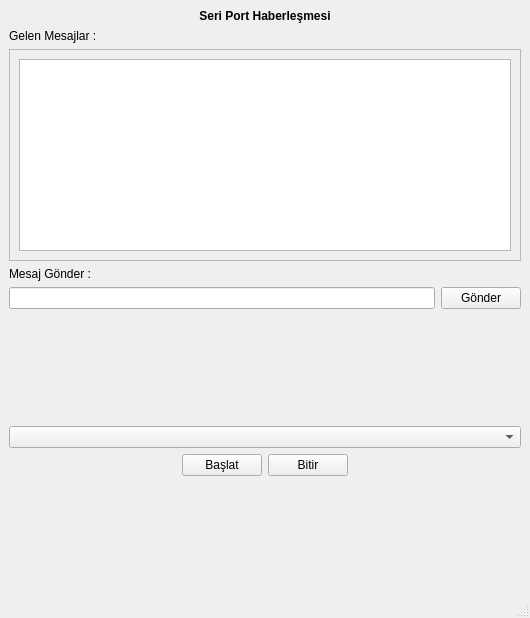
<?xml version="1.0" encoding="UTF-8"?>
<ui version="4.0">
 <class>MainWindow</class>
 <widget class="QMainWindow" name="MainWindow">
  <property name="geometry">
   <rect>
    <x>0</x>
    <y>0</y>
    <width>530</width>
    <height>618</height>
   </rect>
  </property>
  <property name="windowTitle">
   <string>MainWindow</string>
  </property>
  <widget class="QWidget" name="centralwidget">
   <layout class="QVBoxLayout" name="verticalLayout_2">
    <item>
     <layout class="QVBoxLayout" name="verticalLayout" stretch="0,0,0,0,0,0,0,0,0">
      <item>
       <widget class="QLabel" name="label">
        <property name="font">
         <font>
          <bold>true</bold>
         </font>
        </property>
        <property name="text">
         <string>Seri Port Haberleşmesi</string>
        </property>
        <property name="alignment">
         <set>Qt::AlignCenter</set>
        </property>
       </widget>
      </item>
      <item>
       <widget class="QLabel" name="label_2">
        <property name="text">
         <string>Gelen Mesajlar :</string>
        </property>
       </widget>
      </item>
      <item>
       <widget class="QScrollArea" name="scrollArea">
        <property name="widgetResizable">
         <bool>true</bool>
        </property>
        <widget class="QWidget" name="scrollAreaWidgetContents">
         <property name="geometry">
          <rect>
           <x>0</x>
           <y>0</y>
           <width>508</width>
           <height>123</height>
          </rect>
         </property>
         <layout class="QVBoxLayout" name="verticalLayout_3">
          <item>
           <widget class="QPlainTextEdit" name="plainTextEdit"/>
          </item>
         </layout>
        </widget>
       </widget>
      </item>
      <item>
       <widget class="QLabel" name="label_3">
        <property name="text">
         <string>Mesaj Gönder : </string>
        </property>
       </widget>
      </item>
      <item>
       <layout class="QHBoxLayout" name="horizontalLayout">
        <item>
         <widget class="QLineEdit" name="lineEdit_message"/>
        </item>
        <item>
         <widget class="QPushButton" name="btn_send">
          <property name="text">
           <string>Gönder</string>
          </property>
         </widget>
        </item>
       </layout>
      </item>
      <item>
       <spacer name="verticalSpacer">
        <property name="orientation">
         <enum>Qt::Vertical</enum>
        </property>
        <property name="sizeHint" stdset="0">
         <size>
          <width>20</width>
          <height>40</height>
         </size>
        </property>
       </spacer>
      </item>
      <item>
       <widget class="QComboBox" name="comboBox_ports"/>
      </item>
      <item>
       <layout class="QHBoxLayout" name="horizontalLayout_2">
        <item>
         <spacer name="horizontalSpacer">
          <property name="orientation">
           <enum>Qt::Horizontal</enum>
          </property>
          <property name="sizeHint" stdset="0">
           <size>
            <width>40</width>
            <height>20</height>
           </size>
          </property>
         </spacer>
        </item>
        <item>
         <widget class="QPushButton" name="btn_start">
          <property name="text">
           <string>Başlat</string>
          </property>
         </widget>
        </item>
        <item>
         <widget class="QPushButton" name="btn_finish">
          <property name="text">
           <string>Bitir</string>
          </property>
         </widget>
        </item>
        <item>
         <spacer name="horizontalSpacer_2">
          <property name="orientation">
           <enum>Qt::Horizontal</enum>
          </property>
          <property name="sizeHint" stdset="0">
           <size>
            <width>40</width>
            <height>20</height>
           </size>
          </property>
         </spacer>
        </item>
       </layout>
      </item>
      <item>
       <spacer name="verticalSpacer_2">
        <property name="orientation">
         <enum>Qt::Vertical</enum>
        </property>
        <property name="sizeHint" stdset="0">
         <size>
          <width>20</width>
          <height>40</height>
         </size>
        </property>
       </spacer>
      </item>
     </layout>
    </item>
   </layout>
  </widget>
  <widget class="QMenuBar" name="menubar">
   <property name="geometry">
    <rect>
     <x>0</x>
     <y>0</y>
     <width>530</width>
     <height>22</height>
    </rect>
   </property>
  </widget>
  <widget class="QStatusBar" name="statusbar"/>
 </widget>
 <resources/>
 <connections/>
</ui>
